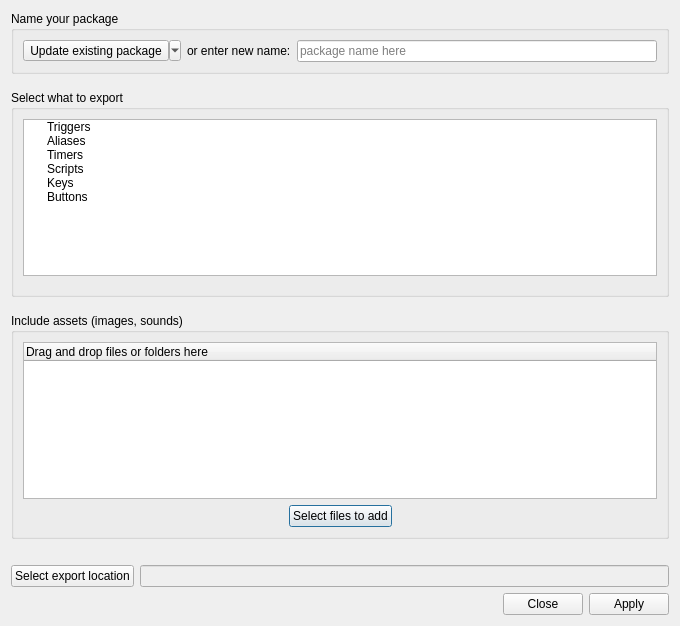
<?xml version="1.0" encoding="UTF-8"?>
<ui version="4.0">
 <class>dlgPackageExporter</class>
 <widget class="QDialog" name="dlgPackageExporter">
  <property name="geometry">
   <rect>
    <x>0</x>
    <y>0</y>
    <width>680</width>
    <height>626</height>
   </rect>
  </property>
  <property name="minimumSize">
   <size>
    <width>680</width>
    <height>480</height>
   </size>
  </property>
  <property name="windowTitle">
   <string>Module Exporter</string>
  </property>
  <property name="windowIcon">
   <iconset resource="../mudlet.qrc">
    <normaloff>:/icons/module-manager.png</normaloff>:/icons/module-manager.png</iconset>
  </property>
  <layout class="QVBoxLayout" name="verticalLayout">
   <item>
    <widget class="QGroupBox" name="groupBox">
     <property name="title">
      <string>Name your package</string>
     </property>
     <layout class="QGridLayout" name="gridLayout">
      <item row="0" column="0">
       <layout class="QHBoxLayout" name="horizontalLayout">
        <item>
         <widget class="QToolButton" name="toolButton">
          <property name="text">
           <string>Update existing package</string>
          </property>
          <property name="popupMode">
           <enum>QToolButton::MenuButtonPopup</enum>
          </property>
         </widget>
        </item>
        <item>
         <widget class="QLabel" name="label">
          <property name="text">
           <string>or enter new name:</string>
          </property>
         </widget>
        </item>
        <item>
         <widget class="QLineEdit" name="lineEdit">
          <property name="placeholderText">
           <string>package name here</string>
          </property>
         </widget>
        </item>
       </layout>
      </item>
     </layout>
    </widget>
   </item>
   <item>
    <spacer name="verticalSpacer">
     <property name="orientation">
      <enum>Qt::Vertical</enum>
     </property>
     <property name="sizeType">
      <enum>QSizePolicy::Fixed</enum>
     </property>
     <property name="sizeHint" stdset="0">
      <size>
       <width>20</width>
       <height>10</height>
      </size>
     </property>
    </spacer>
   </item>
   <item>
    <widget class="QGroupBox" name="groupBox_2">
     <property name="title">
      <string>Select what to export</string>
     </property>
     <layout class="QGridLayout" name="gridLayout_2">
      <property name="bottomMargin">
       <number>18</number>
      </property>
      <item row="0" column="0">
       <widget class="QTreeWidget" name="treeWidget">
        <attribute name="headerVisible">
         <bool>false</bool>
        </attribute>
        <column>
         <property name="text">
          <string>Check items to export</string>
         </property>
        </column>
        <item>
         <property name="text">
          <string comment="This text is used programmatically in the class implimentation and the associated dialog, ensure all instances have the same text (3 of 3)">Triggers</string>
         </property>
        </item>
        <item>
         <property name="text">
          <string comment="This text is used programmatically in the class implimentation and the associated dialog, ensure all instances have the same text (3 of 3)">Aliases</string>
         </property>
        </item>
        <item>
         <property name="text">
          <string comment="This text is used programmatically in the class implimentation and the associated dialog, ensure all instances have the same text (3 of 3)">Timers</string>
         </property>
        </item>
        <item>
         <property name="text">
          <string comment="This text is used programmatically in the class implimentation and the associated dialog, ensure all instances have the same text (3 of 3)">Scripts</string>
         </property>
        </item>
        <item>
         <property name="text">
          <string comment="This text is used programmatically in the class implimentation and the associated dialog, ensure all instances have the same text (3 of 3)">Keys</string>
         </property>
        </item>
        <item>
         <property name="text">
          <string comment="This text is used programmatically in the class implimentation and the associated dialog, ensure all instances have the same text (3 of 3)">Buttons</string>
         </property>
        </item>
       </widget>
      </item>
     </layout>
    </widget>
   </item>
   <item>
    <spacer name="verticalSpacer_2">
     <property name="orientation">
      <enum>Qt::Vertical</enum>
     </property>
     <property name="sizeType">
      <enum>QSizePolicy::Fixed</enum>
     </property>
     <property name="sizeHint" stdset="0">
      <size>
       <width>20</width>
       <height>10</height>
      </size>
     </property>
    </spacer>
   </item>
   <item>
    <widget class="QGroupBox" name="groupBox_3">
     <property name="title">
      <string>Include assets (images, sounds)</string>
     </property>
     <layout class="QVBoxLayout" name="verticalLayout_2">
      <item>
       <widget class="QTreeWidget" name="treeWidget_2">
        <column>
         <property name="text">
          <string>Drag and drop files or folders here</string>
         </property>
        </column>
       </widget>
      </item>
      <item>
       <layout class="QGridLayout" name="gridLayout_3">
        <item row="0" column="1">
         <widget class="QPushButton" name="pushButton_3">
          <property name="text">
           <string>Select files to add</string>
          </property>
         </widget>
        </item>
        <item row="0" column="0">
         <spacer name="horizontalSpacer">
          <property name="orientation">
           <enum>Qt::Horizontal</enum>
          </property>
          <property name="sizeHint" stdset="0">
           <size>
            <width>40</width>
            <height>20</height>
           </size>
          </property>
         </spacer>
        </item>
        <item row="0" column="2">
         <spacer name="horizontalSpacer_2">
          <property name="orientation">
           <enum>Qt::Horizontal</enum>
          </property>
          <property name="sizeHint" stdset="0">
           <size>
            <width>40</width>
            <height>20</height>
           </size>
          </property>
         </spacer>
        </item>
       </layout>
      </item>
     </layout>
    </widget>
   </item>
   <item>
    <widget class="QLabel" name="infoLabel">
     <property name="font">
      <font>
       <weight>75</weight>
       <bold>true</bold>
      </font>
     </property>
     <property name="text">
      <string/>
     </property>
     <property name="alignment">
      <set>Qt::AlignCenter</set>
     </property>
     <property name="wordWrap">
      <bool>true</bool>
     </property>
    </widget>
   </item>
   <item>
    <layout class="QHBoxLayout" name="horizontalLayout_2">
     <item>
      <widget class="QPushButton" name="pushButton_2">
       <property name="text">
        <string>Select export location</string>
       </property>
      </widget>
     </item>
     <item>
      <widget class="QLineEdit" name="lineEdit_filePath">
       <property name="enabled">
        <bool>false</bool>
       </property>
       <property name="readOnly">
        <bool>false</bool>
       </property>
      </widget>
     </item>
    </layout>
   </item>
   <item>
    <widget class="QDialogButtonBox" name="buttonBox">
     <property name="standardButtons">
      <set>QDialogButtonBox::Apply|QDialogButtonBox::Close</set>
     </property>
    </widget>
   </item>
  </layout>
 </widget>
 <tabstops>
  <tabstop>lineEdit_filePath</tabstop>
 </tabstops>
 <resources>
  <include location="../mudlet.qrc"/>
 </resources>
 <connections>
  <connection>
   <sender>buttonBox</sender>
   <signal>accepted()</signal>
   <receiver>dlgPackageExporter</receiver>
   <slot>accept()</slot>
   <hints>
    <hint type="sourcelabel">
     <x>256</x>
     <y>471</y>
    </hint>
    <hint type="destinationlabel">
     <x>157</x>
     <y>274</y>
    </hint>
   </hints>
  </connection>
  <connection>
   <sender>buttonBox</sender>
   <signal>rejected()</signal>
   <receiver>dlgPackageExporter</receiver>
   <slot>reject()</slot>
   <hints>
    <hint type="sourcelabel">
     <x>324</x>
     <y>471</y>
    </hint>
    <hint type="destinationlabel">
     <x>286</x>
     <y>274</y>
    </hint>
   </hints>
  </connection>
 </connections>
</ui>
